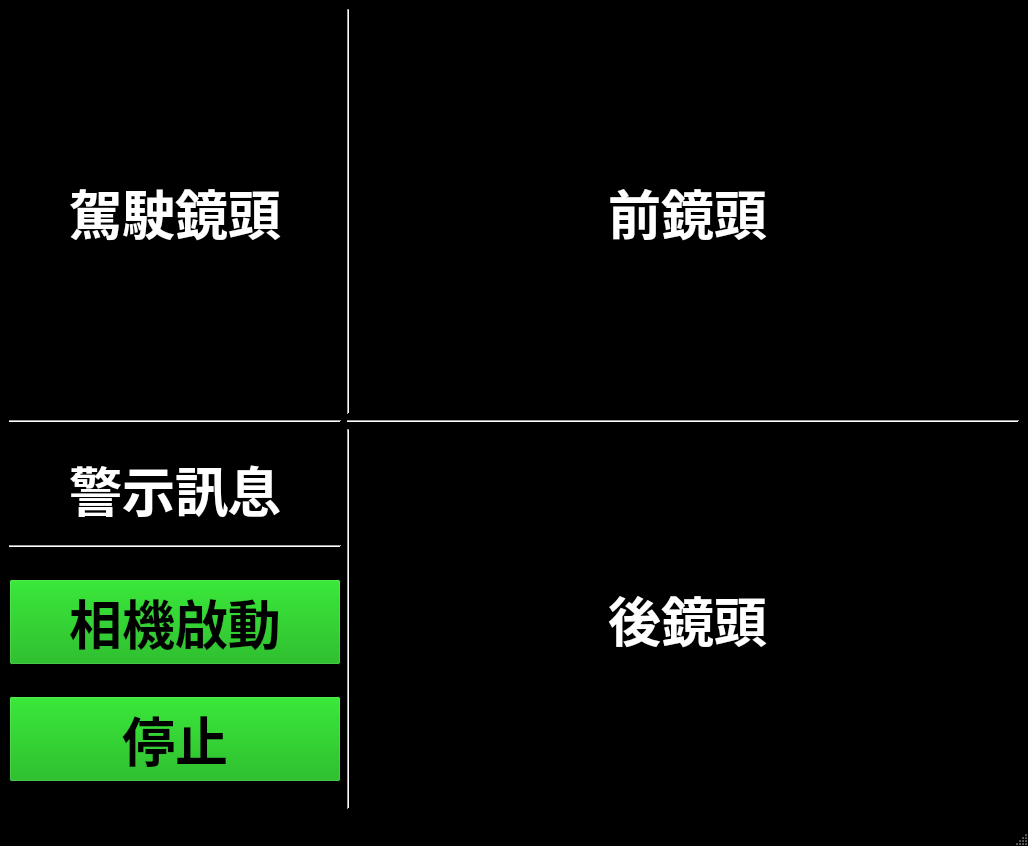
<?xml version="1.0" encoding="UTF-8"?>
<ui version="4.0">
 <class>MainWindow</class>
 <widget class="QMainWindow" name="MainWindow">
  <property name="geometry">
   <rect>
    <x>0</x>
    <y>0</y>
    <width>1028</width>
    <height>846</height>
   </rect>
  </property>
  <property name="palette">
   <palette>
    <active>
     <colorrole role="WindowText">
      <brush brushstyle="SolidPattern">
       <color alpha="255">
        <red>255</red>
        <green>255</green>
        <blue>255</blue>
       </color>
      </brush>
     </colorrole>
     <colorrole role="Button">
      <brush brushstyle="SolidPattern">
       <color alpha="255">
        <red>0</red>
        <green>170</green>
        <blue>0</blue>
       </color>
      </brush>
     </colorrole>
     <colorrole role="Base">
      <brush brushstyle="SolidPattern">
       <color alpha="255">
        <red>255</red>
        <green>255</green>
        <blue>255</blue>
       </color>
      </brush>
     </colorrole>
     <colorrole role="Window">
      <brush brushstyle="SolidPattern">
       <color alpha="255">
        <red>0</red>
        <green>0</green>
        <blue>0</blue>
       </color>
      </brush>
     </colorrole>
    </active>
    <inactive>
     <colorrole role="WindowText">
      <brush brushstyle="SolidPattern">
       <color alpha="255">
        <red>255</red>
        <green>255</green>
        <blue>255</blue>
       </color>
      </brush>
     </colorrole>
     <colorrole role="Button">
      <brush brushstyle="SolidPattern">
       <color alpha="255">
        <red>0</red>
        <green>170</green>
        <blue>0</blue>
       </color>
      </brush>
     </colorrole>
     <colorrole role="Base">
      <brush brushstyle="SolidPattern">
       <color alpha="255">
        <red>255</red>
        <green>255</green>
        <blue>255</blue>
       </color>
      </brush>
     </colorrole>
     <colorrole role="Window">
      <brush brushstyle="SolidPattern">
       <color alpha="255">
        <red>0</red>
        <green>0</green>
        <blue>0</blue>
       </color>
      </brush>
     </colorrole>
    </inactive>
    <disabled>
     <colorrole role="WindowText">
      <brush brushstyle="SolidPattern">
       <color alpha="255">
        <red>120</red>
        <green>120</green>
        <blue>120</blue>
       </color>
      </brush>
     </colorrole>
     <colorrole role="Button">
      <brush brushstyle="SolidPattern">
       <color alpha="255">
        <red>0</red>
        <green>170</green>
        <blue>0</blue>
       </color>
      </brush>
     </colorrole>
     <colorrole role="Base">
      <brush brushstyle="SolidPattern">
       <color alpha="255">
        <red>0</red>
        <green>0</green>
        <blue>0</blue>
       </color>
      </brush>
     </colorrole>
     <colorrole role="Window">
      <brush brushstyle="SolidPattern">
       <color alpha="255">
        <red>0</red>
        <green>0</green>
        <blue>0</blue>
       </color>
      </brush>
     </colorrole>
    </disabled>
   </palette>
  </property>
  <property name="font">
   <font>
    <family>微軟正黑體</family>
    <pointsize>12</pointsize>
    <weight>75</weight>
    <bold>true</bold>
   </font>
  </property>
  <property name="windowTitle">
   <string>台塑堆高機AI安全警示系統</string>
  </property>
  <widget class="QWidget" name="centralwidget">
   <layout class="QGridLayout" name="gridLayout">
    <item row="2" column="2" colspan="2">
     <widget class="QLabel" name="LabelRear">
      <property name="minimumSize">
       <size>
        <width>0</width>
        <height>380</height>
       </size>
      </property>
      <property name="font">
       <font>
        <family>微軟正黑體</family>
        <pointsize>40</pointsize>
        <weight>75</weight>
        <bold>true</bold>
       </font>
      </property>
      <property name="text">
       <string>後鏡頭</string>
      </property>
      <property name="alignment">
       <set>Qt::AlignCenter</set>
      </property>
     </widget>
    </item>
    <item row="0" column="1">
     <widget class="Line" name="line_4">
      <property name="orientation">
       <enum>Qt::Vertical</enum>
      </property>
     </widget>
    </item>
    <item row="1" column="0">
     <widget class="Line" name="line_6">
      <property name="orientation">
       <enum>Qt::Horizontal</enum>
      </property>
     </widget>
    </item>
    <item row="0" column="0">
     <layout class="QVBoxLayout" name="verticalLayout_2">
      <item>
       <widget class="QLabel" name="LabelDriver">
        <property name="font">
         <font>
          <family>微軟正黑體</family>
          <pointsize>40</pointsize>
          <weight>75</weight>
          <bold>true</bold>
         </font>
        </property>
        <property name="text">
         <string>駕駛鏡頭</string>
        </property>
        <property name="alignment">
         <set>Qt::AlignCenter</set>
        </property>
       </widget>
      </item>
     </layout>
    </item>
    <item row="2" column="1">
     <widget class="Line" name="line">
      <property name="orientation">
       <enum>Qt::Vertical</enum>
      </property>
     </widget>
    </item>
    <item row="0" column="2" colspan="2">
     <widget class="QLabel" name="LabelFront">
      <property name="enabled">
       <bool>true</bool>
      </property>
      <property name="sizePolicy">
       <sizepolicy hsizetype="Minimum" vsizetype="Minimum">
        <horstretch>0</horstretch>
        <verstretch>0</verstretch>
       </sizepolicy>
      </property>
      <property name="minimumSize">
       <size>
        <width>0</width>
        <height>380</height>
       </size>
      </property>
      <property name="font">
       <font>
        <family>微軟正黑體</family>
        <pointsize>40</pointsize>
        <weight>75</weight>
        <bold>true</bold>
       </font>
      </property>
      <property name="text">
       <string>前鏡頭</string>
      </property>
      <property name="alignment">
       <set>Qt::AlignCenter</set>
      </property>
     </widget>
    </item>
    <item row="1" column="1" colspan="3">
     <widget class="Line" name="line_2">
      <property name="orientation">
       <enum>Qt::Horizontal</enum>
      </property>
     </widget>
    </item>
    <item row="2" column="0">
     <layout class="QVBoxLayout" name="verticalLayout">
      <item>
       <widget class="QLabel" name="labelMessage">
        <property name="minimumSize">
         <size>
          <width>0</width>
          <height>60</height>
         </size>
        </property>
        <property name="maximumSize">
         <size>
          <width>16777215</width>
          <height>50</height>
         </size>
        </property>
        <property name="font">
         <font>
          <family>微軟正黑體</family>
          <pointsize>40</pointsize>
          <weight>75</weight>
          <bold>true</bold>
         </font>
        </property>
        <property name="text">
         <string>警示訊息</string>
        </property>
        <property name="alignment">
         <set>Qt::AlignCenter</set>
        </property>
       </widget>
      </item>
      <item>
       <widget class="Line" name="line_5">
        <property name="orientation">
         <enum>Qt::Horizontal</enum>
        </property>
       </widget>
      </item>
      <item>
       <widget class="QPushButton" name="btnStart">
        <property name="sizePolicy">
         <sizepolicy hsizetype="Minimum" vsizetype="Fixed">
          <horstretch>0</horstretch>
          <verstretch>3</verstretch>
         </sizepolicy>
        </property>
        <property name="font">
         <font>
          <family>微軟正黑體</family>
          <pointsize>40</pointsize>
          <weight>75</weight>
          <bold>true</bold>
         </font>
        </property>
        <property name="text">
         <string>相機啟動</string>
        </property>
       </widget>
      </item>
      <item>
       <widget class="QPushButton" name="btnStop">
        <property name="font">
         <font>
          <family>微軟正黑體</family>
          <pointsize>40</pointsize>
          <weight>75</weight>
          <bold>true</bold>
         </font>
        </property>
        <property name="text">
         <string>停止</string>
        </property>
       </widget>
      </item>
     </layout>
    </item>
   </layout>
  </widget>
  <widget class="QMenuBar" name="menubar">
   <property name="geometry">
    <rect>
     <x>0</x>
     <y>0</y>
     <width>1028</width>
     <height>27</height>
    </rect>
   </property>
  </widget>
  <widget class="QStatusBar" name="statusbar"/>
  <action name="actionStart">
   <property name="icon">
    <iconset>
     <normaloff>../test_img/icons8-play-64.png</normaloff>../test_img/icons8-play-64.png</iconset>
   </property>
   <property name="text">
    <string>Start</string>
   </property>
   <property name="toolTip">
    <string>&lt;html&gt;&lt;head/&gt;&lt;body&gt;&lt;p&gt;starrrrt&lt;/p&gt;&lt;/body&gt;&lt;/html&gt;</string>
   </property>
  </action>
  <action name="actionStop">
   <property name="icon">
    <iconset>
     <normaloff>../test_img/icons8-stop-48.png</normaloff>../test_img/icons8-stop-48.png</iconset>
   </property>
   <property name="text">
    <string>Stop</string>
   </property>
   <property name="toolTip">
    <string>&lt;html&gt;&lt;head/&gt;&lt;body&gt;&lt;p&gt;stooop&lt;/p&gt;&lt;/body&gt;&lt;/html&gt;</string>
   </property>
  </action>
 </widget>
 <resources/>
 <connections/>
</ui>
